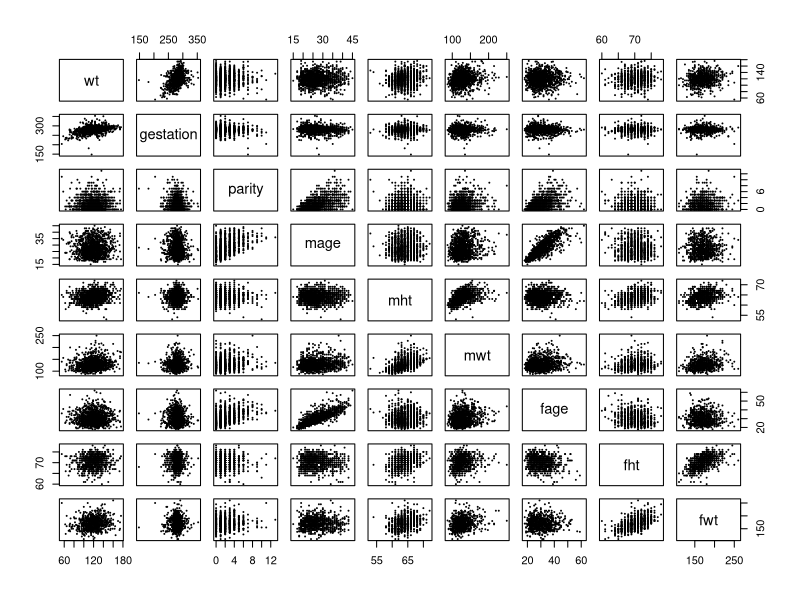

Write R code to recreate this figure. (Note: this script raises an error after producing the figure.)
## ---- chunk 1
knitr::opts_chunk$set(echo = TRUE)
## ---- chunk 2
# read in data
births.raw = read.csv("chds_births.csv")
## ---- chunk 3
head(births.raw, 10)
summary(births.raw)

# Validating marital
births.raw$marital[!births.raw$marital %in% c(1:5)] = NA
## ---- chunk 4
categoricals = c('meth', 'feth', 'med', 'fed', 'marital', 'income', 'smoke', 'time', 'number')#, 'parity', 'mht', 'fht')

# Categorize meth
meth.categories = c(rep('Caucasian', 6), 'Mexican', 'African-American', 'Asian', 'Mixed', 'Other')
for (i in 1:length(meth.categories)) {
  births.raw$meth[births.raw$meth == i-1] = meth.categories[i]
  births.raw$feth[births.raw$feth == i-1] = meth.categories[i]
}
births.raw$meth = as.factor(births.raw$meth)
births.raw$feth = as.factor(births.raw$feth)

# Categorize med
med.categories = c('elementary school', 'middle school', 'high school', 'high school + trade school', 'high school + some college', 'college graduate', 'trade school', 'high school unclear')
for (i in 1:length(med.categories)) {
  births.raw$med[births.raw$med == i-1] = med.categories[i]
  births.raw$fed[births.raw$fed == i-1] = med.categories[i]
}
births.raw$med = as.factor(births.raw$med)
births.raw$fed = as.factor(births.raw$fed)

# Categorize marital
marital.categories = c('married', 'legally separated', 'divorced', 'widowed', 'never married')
for (i in 1:length(marital.categories)) {
  births.raw$marital[births.raw$marital == i] = marital.categories[i]
}
births.raw$marital = as.factor(births.raw$marital)

# Categorize income
income.categories = c('under 2500', '2500-4999', '5000-7499', '7500-9999', '10000-12499', '12500-14999', '15000-17499', '17500-19999', '20000-22499', 'over 22500')
for (i in 1:length(income.categories)) {
  births.raw$income[births.raw$income == i-1] = income.categories[i]
}
births.raw$income = as.factor(births.raw$income)

# Categorize smoke
smoke.categories = c('never', 'smokes now', 'until pregnancy', 'used to, not anymore')
for (i in 1:length(smoke.categories)) {
  births.raw$smoke[births.raw$smoke == i-1] = smoke.categories[i]
}
births.raw$smoke = as.factor(births.raw$smoke)

# Categorize time
time.categories = c('never smoked', 'still smokes', 'during pregnancy', 'less than a year', '1-2 years', '2-3 years', '3-4 years', '5-9 years', 'more than 10 years', 'quit but don’t know when')
for (i in 1:length(time.categories)) {
  births.raw$time[births.raw$time == i-1] = time.categories[i]
}
births.raw$time = as.factor(births.raw$time)

# Categorize number
number.categories = c('never smoked', '1-4', '5-9', '10-14', '15-19', '20-29', '30=39', '40-60', 'more than 60', 'smoked but don’t know how much')
for (i in 1:length(number.categories)) {
  births.raw$number[births.raw$number == i-1] = number.categories[i]
}
births.raw$number = as.factor(births.raw$number)

births.raw
## ---- chunk 5
births.raw.cont = births.raw[ , ! names(births.raw) %in% categoricals]
summary(births.raw.cont)
pairs(births.raw.cont, cex = 0.2)
## ---- chunk 6
proportion <- sapply(births.raw, function(x) { sum(is.na(x))*100/nrow(births.raw) })
proportion

# births.reduced <- births.raw.cont[, !names(births.raw) %in% c('fht', 'fwt')]

births.mice <- mice(births.raw, method = "cart")
births.clean <- complete(births.mice)
summary(births.clean)
anyNA(births.clean)
## ---- chunk 7
M0 <- lm(wt ~ 1, data = births.clean) # initial model
Mfull <- lm(wt ~ (.)^2, data = births.clean) # full model
Mstart <- lm(wt ~ gestation + meth + mage + mwt + smoke + number, data = births.clean) # start model

# forward
Mfwd <- step(object = M0,
             scope = list(lower = M0, upper = Mfull),
             direction = "forward",
             trace = FALSE)


## ---- chunk 8
# backward
Mback <- step(object = Mfull, 
              scope = list(lower = M0, upper = Mfull),
              direction = "backward", 
              trace = TRUE)
## ---- chunk 9
# stepward
Mstep <- step(object = Mfull, 
              scope = list(lower = M0, upper = Mfull),
              direction = "both", 
              trace = TRUE)

## ---- chunk 10

## ---- chunk 11
#Press Statistic
calPress <- function(M){
  press <- resid(M)/(1-hatvalues(M))
  return(press)
}

press1 <- calPress(M1);
press2 <- calPress(M2);
## ---- chunk 12
# AIC Statistic for M1
AIC1 <- AIC(M1)

#AIC Statistic for M2
AIC2 <- AIC(M2)
## ---- chunk 13
M1 <- Mfwd
M2 <- Mstep
#anova(M1, M2)

cex <- .8

# studendized residual for M1:
X1 <- model.matrix(M1) # design matrix
H1 <- X1 %*% solve(crossprod(X1), t(X1)) # Hat matrix
h1 <- diag(H1)
range(h1 - hatvalues(M1))
sigma.hat1 <- sigma(M1)
res1 <- residuals(M1)
res.stu1 <- res1/sqrt(1-h1) # studentized residuals, but on the data scale
y1.hat <- predict(M1)
par(mar = c(4,4,.1,.1))
plot(y.hat, res1, pch = 21, bg = "black", cex = cex, cex.axis = cex,
xlab = "Predicted Birth Weight in M1", ylab = "Residual Birth Weight in M1")
points(y1.hat, res.stu1, pch = 21, bg = "red", cex = cex)
legend(x = "bottomleft", c("Residuals", "Studentized Residuals"),
pch = 21, pt.bg = c("black", "red"), pt.cex = cex, cex = cex)

# studendized residual for M2:
res2 <- residuals(M2) 
X2 <- model.matrix(M2) # design matrix
H2 <- X2 %*% solve(crossprod(X2), t(X2)) # Hat matrix
h2 <- diag(H2)
range(h2 - hatvalues(M2))
sigma.hat2 <- sigma(M2)
res2 <- residuals(M2)
res.stu2 <- res2/sqrt(1-h2) # studentized residuals, but on the data scale
y2.hat <- predict(M2)
par(mar = c(4,4,.1,.1))
plot(y2.hat, res2, pch = 21, bg = "black", cex = cex, cex.axis = cex,
xlab = "Predicted Birth Weight in M2", ylab = "Residual Birth Weight in M2")
points(y1.hat2, res.stu2, pch = 21, bg = "red", cex = cex)
legend(x = "bottomleft", c("Residuals", "Studentized Residuals"),
pch = 21, pt.bg = c("black", "red"), pt.cex = cex, cex = cex)

# standardized residual for M1:
par(mar = c(4,4,.1,.1))
hist(res1/sigma.hat1, breaks = 50, freq = FALSE, cex.axis = cex,
xlab = "Standardized Residual for M1", main = "")
curve(dnorm(x), col = "red", add = TRUE)

# standardized residual for M2
par(mar = c(4,4,.1,.1))
hist(res2/sigma.hat2, breaks = 50, freq = FALSE, cex.axis = cex,
xlab = "Standardized Residual for M2", main = "")
curve(dnorm(x), col = "red", add = TRUE)
